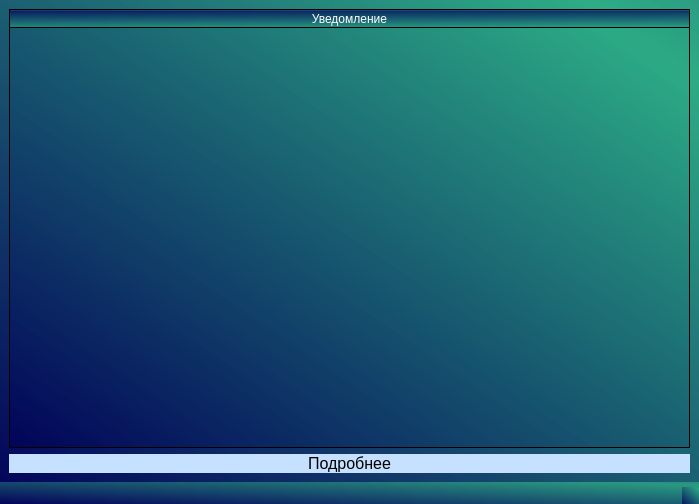
<?xml version="1.0" encoding="UTF-8"?>
<ui version="4.0">
 <class>notifications</class>
 <widget class="QMainWindow" name="notifications">
  <property name="geometry">
   <rect>
    <x>0</x>
    <y>0</y>
    <width>699</width>
    <height>504</height>
   </rect>
  </property>
  <property name="windowTitle">
   <string>MainWindow</string>
  </property>
  <property name="styleSheet">
   <string notr="true">background-color: qlineargradient(spread:reflect, x1:0, y1:1, x2:0.920455, y2:0.085, stop:0 rgba(0, 0, 88, 190), stop:1 rgba(43, 170, 132, 190));</string>
  </property>
  <widget class="QWidget" name="centralwidget">
   <layout class="QVBoxLayout" name="verticalLayout">
    <item>
     <widget class="QTableWidget" name="report">
      <property name="font">
       <font>
        <pointsize>12</pointsize>
       </font>
      </property>
      <property name="mouseTracking">
       <bool>false</bool>
      </property>
      <property name="tabletTracking">
       <bool>false</bool>
      </property>
      <property name="acceptDrops">
       <bool>false</bool>
      </property>
      <property name="autoFillBackground">
       <bool>false</bool>
      </property>
      <property name="styleSheet">
       <string notr="true">color: rgb(255, 255, 255);</string>
      </property>
      <attribute name="horizontalHeaderVisible">
       <bool>true</bool>
      </attribute>
      <attribute name="horizontalHeaderCascadingSectionResizes">
       <bool>false</bool>
      </attribute>
      <attribute name="horizontalHeaderDefaultSectionSize">
       <number>99</number>
      </attribute>
      <attribute name="horizontalHeaderHighlightSections">
       <bool>true</bool>
      </attribute>
      <attribute name="horizontalHeaderShowSortIndicator" stdset="0">
       <bool>false</bool>
      </attribute>
      <attribute name="horizontalHeaderStretchLastSection">
       <bool>true</bool>
      </attribute>
      <attribute name="verticalHeaderVisible">
       <bool>true</bool>
      </attribute>
      <attribute name="verticalHeaderCascadingSectionResizes">
       <bool>true</bool>
      </attribute>
      <attribute name="verticalHeaderDefaultSectionSize">
       <number>100</number>
      </attribute>
      <attribute name="verticalHeaderMinimumSectionSize">
       <number>30</number>
      </attribute>
      <attribute name="verticalHeaderShowSortIndicator" stdset="0">
       <bool>false</bool>
      </attribute>
      <attribute name="verticalHeaderStretchLastSection">
       <bool>false</bool>
      </attribute>
      <column>
       <property name="text">
        <string>Уведомление</string>
       </property>
      </column>
     </widget>
    </item>
    <item>
     <widget class="QPushButton" name="detailsbutton">
      <property name="font">
       <font>
        <pointsize>12</pointsize>
       </font>
      </property>
      <property name="styleSheet">
       <string notr="true">background-color:rgb(197, 225, 255);
border-radius: 15px;
</string>
      </property>
      <property name="text">
       <string>Подробнее</string>
      </property>
     </widget>
    </item>
   </layout>
  </widget>
  <widget class="QMenuBar" name="menubar">
   <property name="geometry">
    <rect>
     <x>0</x>
     <y>0</y>
     <width>699</width>
     <height>21</height>
    </rect>
   </property>
  </widget>
  <widget class="QStatusBar" name="statusbar"/>
 </widget>
 <resources/>
 <connections/>
</ui>
